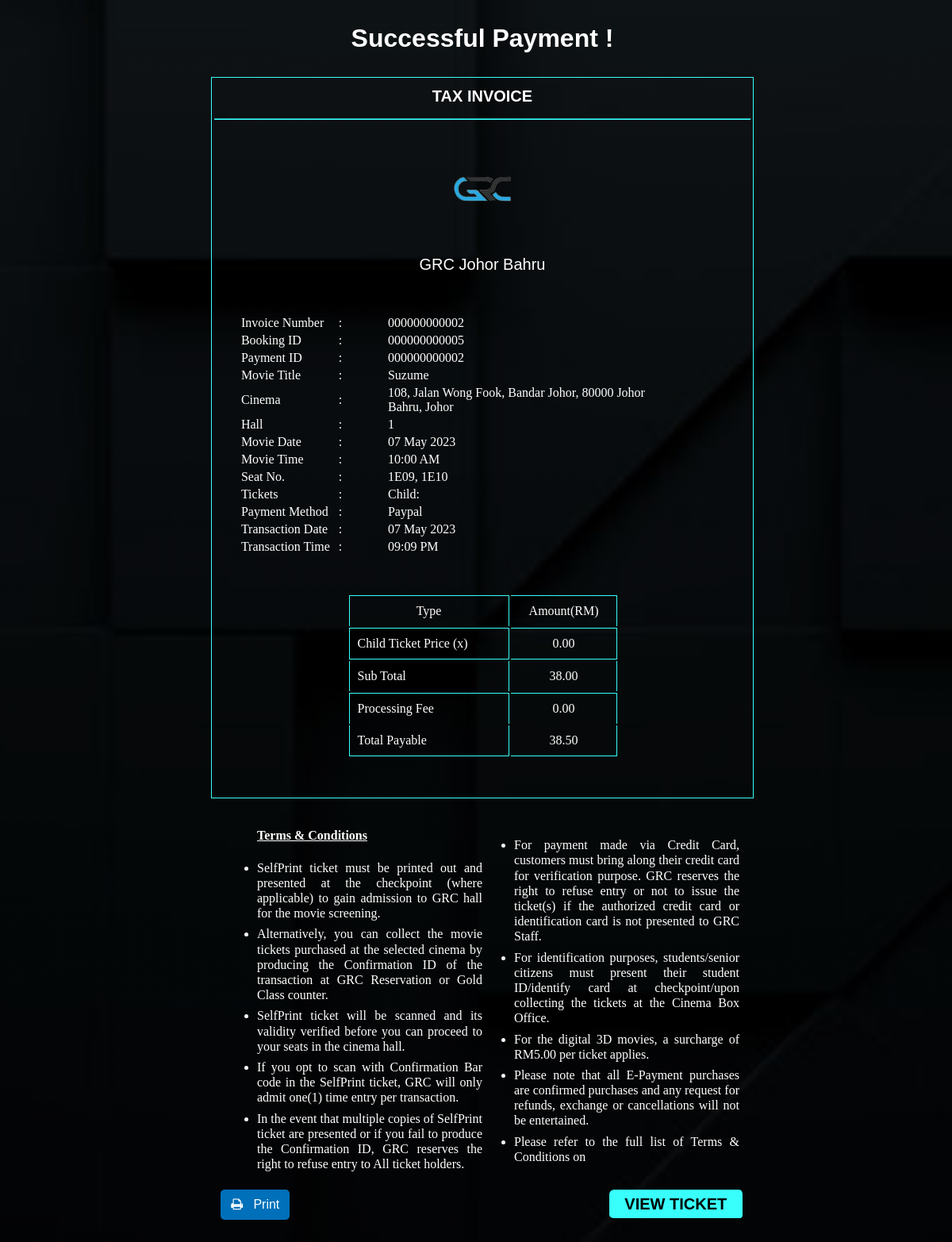
The page /Payment/invoice.php (signed in) on the database its author committed.
### tables this page shows
CREATE TABLE `cinema` (
  `cinema_id` char(7) NOT NULL,
  `cinema_name` varchar(30) NOT NULL,
  `cinema_address` varchar(80) NOT NULL,
  `cinema_phone` varchar(20) NOT NULL
);

CREATE TABLE `invoice` (
  `invoice_id` int(12) NOT NULL,
  `payment_id` int(12) NOT NULL,
  `total_cost` double(7,2) NOT NULL,
  `amount_paid` double(7,2) NOT NULL,
  `invoice_date` date NOT NULL,
  `invoice_time` time NOT NULL
);

CREATE TABLE `movie` (
  `id` int(11) NOT NULL,
  `genre_id` int(11) NOT NULL,
  `mv_name` varchar(255) NOT NULL,
  `link1` varchar(255) NOT NULL,
  `link2` varchar(255) NOT NULL,
  `img` varchar(255) NOT NULL,
  `release_date` date NOT NULL,
  `duration` varchar(255) NOT NULL,
  `lang` varchar(255) NOT NULL,
  `director` varchar(255) NOT NULL,
  `writter` varchar(255) NOT NULL,
  `starring` varchar(255) NOT NULL,
  `music` varchar(255) NOT NULL,
  `country` varchar(255) NOT NULL,
  `meta_description` varchar(500) NOT NULL,
  `childTicket_Price` double(5,2) NOT NULL,
  `adultTicket_Price` double(5,2) NOT NULL
);

CREATE TABLE `hall` (
  `hall_id` int(11) NOT NULL,
  `cinema_id` char(7) NOT NULL
);

CREATE TABLE `ticket` (
  `ticket_id` int(20) NOT NULL,
  `booking_id` int(12) DEFAULT NULL,
  `movie_id` int(10) NOT NULL,
  `seat_id` varchar(11) NOT NULL,
  `hall_id` int(11) NOT NULL,
  `ticket_type` varchar(25) NOT NULL,
  `ticket_price` double(5,2) NOT NULL,
  `movie_date` date NOT NULL,
  `movie_time` time NOT NULL,
  `ticket_status` varchar(25) NOT NULL
);

CREATE TABLE `payment` (
  `payment_id` int(12) NOT NULL,
  `booking_id` int(16) NOT NULL,
  `cust_id` int(20) NOT NULL,
  `payment_method` varchar(30) NOT NULL,
  `payment_amount` double(7,2) NOT NULL,
  `payment_date` date NOT NULL,
  `payment_time` time NOT NULL
);

CREATE TABLE `booking` (
  `booking_id` int(16) NOT NULL,
  `user_id` int(100) NOT NULL,
  `adultTicket_qty` int(100) NOT NULL,
  `childTicket_qty` int(100) NOT NULL,
  `total_price` double(7,2) NOT NULL,
  `processing_fee` double(4,2) NOT NULL,
  `booking_date` date NOT NULL,
  `booking_time` time NOT NULL,
  `booking_status` varchar(30) NOT NULL
);

### Payment/invoice.php (the view, shortened to what this page needs)
<?php
$childTicket_Qty = $_SESSION['childQty'];
$adultTicket_Qty = $_SESSION['adultQty'];
$con = new mysqli(DB_HOST, DB_USER, DB_PASS, DB_NAME);
$sql = "SELECT * FROM TICKET T, BOOKING B, PAYMENT P, MOVIE M, HALL H, CINEMA C, INVOICE I
        WHERE T.BOOKING_ID = B.BOOKING_ID
        AND B.BOOKING_ID = P.BOOKING_ID
        AND T.BOOKING_ID = P.BOOKING_ID
        AND T.MOVIE_ID = M.ID
        AND T.HALL_ID = H.HALL_ID
        AND H.CINEMA_ID = C.CINEMA_ID
        AND I.PAYMENT_ID = P.PAYMENT_ID
        AND B.BOOKING_ID = ?";
$stmt = $con->prepare($sql);
$stmt->bind_param('i', $_SESSION['booking_id']);
$stmt->execute();
$result = $stmt->get_result();
while($rows = mysqli_fetch_assoc($result)){
    $row[] = array(
        'cinema_name'        =>   $rows['cinema_name'],
        'invoice_no'         =>   $rows['invoice_id'],
        'payment_id'         =>   $rows['payment_id'],
        'movie_name'         =>   $rows['mv_name'],
        'cinema_location'    =>   $rows['cinema_address'],
        'hall_id'            =>   $rows['hall_id'],
        'movie_date'         =>   $rows['movie_date'],
        'movie_time'         =>   $rows['movie_time'],
        'seats'              =>   $rows['seat_id'],
        'payment_method'     =>   $rows['payment_method'],
        'adultTicket_Price'  =>   $rows['adultTicket_Price'],
        'childTicket_Price'  =>   $rows['childTicket_Price'],
        'subTotal'           =>   $rows['total_price'],
        'total'              =>   $rows['payment_amount'],
        'transaction_date'   =>   $rows['payment_date'],
        'transaction_time'   =>   $rows['payment_time']
    );
}
?>
<!DOCTYPE html>
<html lang="en">
<head>
    <link href="css/invoice.css" rel="stylesheet" type="text/css"/>
    <link rel="stylesheet" href="https://cdnjs.cloudflare.com/ajax/libs/font-awesome/4.7.0/css/font-awesome.min.css">
</head>
<body>
    <h1>Successful Payment !</h1>
    <form action="invoice.php" method="POST">
        <div class="invoice-container">
            <div id="container" class="flex">
                <table class="invoice">
                    <thead>
                        <tr class="header">
                            <td colspan="3">TAX INVOICE</td>
                        </tr>
                        <tr>
                            <td colspan="3">
                                <hr>
                            </td>
                        </tr>
                    </thead>
                    <tbody>
                        <tr>
                            <td class="logo" colspan="3"><img src="images/GRC logo.png" alt="" width="150px" id='img' /></td>
                        </tr>
                        <tr>
                            <td class="logo" colspan="3" style="padding-bottom: 50px;"><?php echo $row[0]['cinema_name']; ?></td>
                        </tr>
                        <tr>
                            <td class="title">Invoice Number</td>
                            <td class="colon">:</td>
                            <td class="details"><?php echo str_pad($row[0]['invoice_no'], 12, '0', STR_PAD_LEFT); ?></td>
                        </tr>
                        <tr>
                            <td class="title">Booking ID</td>
                            <td class="colon">:</td>
                            <td class="details"><?php echo str_pad($_SESSION['booking_id'], 12, '0', STR_PAD_LEFT); ?></td>
                        </tr>
                        <tr>
                            <td class="title">Payment ID</td>
                            <td class="colon">:</td>
                            <td class="details"><?php echo str_pad($row[0]['payment_id'], 12, '0', STR_PAD_LEFT); ?></td>
                        </tr>
                        <tr>
                            <td class="title">Movie Title</td>
                            <td class="colon">:</td>
                            <td class="details"><?php echo $row[0]['movie_name']; ?></td>
                        </tr>
                        <tr>
                            <td class="title">Cinema</td>
                            <td class="colon">:</td>
                            <td class="details" id="detail"><?php echo $row[0]['cinema_location']; ?></td>
                        </tr>
                        <tr>
                            <td class="title">Hall</td>
                            <td class="colon">:</td>
                            <td class="details"><?php echo $row[0]['hall_id']; ?></td>
                        </tr>
                        <tr>
                            <td class="title">Movie Date</td>
                            <td class="colon">:</td>
                            <td class="details"><?php echo date("d M Y", strtotime($row[0]['movie_date'])); ?></td>
                        </tr>
                        <tr>
                            <td class="title">Movie Time</td>
                            <td class="colon">:</td>
                            <td class="details"><?php echo date("h:i A", strtotime($row[0]['movie_time'])); ?></td>
                        </tr>
                        <tr>
                            <td class="title">Seat No.</td>
                            <td class="colon">:</td>
                            <td class="details"><?php echo implode(', ', array_column($row, 'seats')); ?></td>
                        </tr>
                        <tr>
                            <td class="title">Tickets</td>
                            <td class="colon">:</td>
                            <?php
                            if($adultTicket_Qty > 0 && $childTicket_Qty > 0){
                                echo "<td class='details'>Adult: $adultTicket_Qty &nbsp;&nbsp;&nbsp;&nbsp;&nbsp;&nbsp;&nbsp; Child: $childTicket_Qty</td>";
                            }
                            else if($adultTicket_Qty > 0){
                                echo "<td class='details'>Adult: $adultTicket_Qty</td>";
                            }
                            else {
                                echo "<td class='details'>Child: $childTicket_Qty</td>";
                            }
                            ?>
                        </tr>
                        <tr>
                            <td class="title">Payment Method</td>
                            <td class="colon">:</td>
                            <td class="details"><?php echo $row[0]['payment_method']; ?></td>
                        </tr>
                        <tr>
                            <td class="title">Transaction Date</td>
                            <td class="colon">:</td>
                            <td class="details"><?php echo date("d M Y", strtotime($row[0]['transaction_date'])); ?></td>
                        </tr>
                        <tr class="bottom">
                            <td class="title">Transaction Time</td>
                            <td class="colon">:</td>
                            <td class="details"><?php echo date("h:i A", strtotime($row[0]['transaction_time'])); ?></td>
                        </tr>
                    </tbody>
                    <tfoot class="table">
                        <tr>
                            <td style="text-align: center;">Type</td>
                            <td>Amount(RM)</td>
                        </tr>
                            <?php
                            if($adultTicket_Qty > 0 && $childTicket_Qty > 0){
                                echo "<tr>";
                                echo "<td>Adult Ticket Price (x$adultTicket_Qty)</td>";
                                echo "<td>".number_format($adultTicket_Qty * $row[0]['adultTicket_Price'], 2)."</td>";
                                echo "</tr>";
                                echo "<tr>";
                                echo "<td>Child Ticket Price (x$childTicket_Qty)</td>";
                                echo "<td>".number_format($childTicket_Qty * $row[0]['childTicket_Price'], 2)."</td>";
                                echo "</tr>";
                            }
                            else if($adultTicket_Qty > 0){
                                echo "<tr>";
                                echo "<td style='border-bottom: 1px solid #38FFFC'>Adult Ticket Price (x$adultTicket_Qty)</td>";
                                echo "<td style='border-bottom: 1px solid #38FFFC'>".number_format($adultTicket_Qty * $row[0]['adultTicket_Price'], 2)."</td>";
                                echo "</tr>";
                            }
                            else{
                                echo "<tr>";
                                echo "<td style='border-bottom: 1px solid #38FFFC'>Child Ticket Price (x$childTicket_Qty)</td>";
                                echo "<td style='border-bottom: 1px solid #38FFFC'>".number_format($childTicket_Qty * $row[0]['childTicket_Price'], 2)."</td>";
                                echo "</tr>";
                            }
                            ?>
                        <tr>
                            <td>Sub Total</td>
                            <td><?php echo number_format($row[0]['subTotal'], 2) ?></td>
                        </tr>
                        <tr>
                            <td>Processing Fee</td>
                            <td><?php echo number_format($_SESSION['processing_fee'], 2) ?></td>
                        </tr>
                        <tr>
                            <td>Total Payable</td>
                            <td><?php echo number_format($row[0]['total'], 2) ?></td>
                        </tr>
                    </tfoot>
                </table>
                <div class="terms-container">
                    <ul class="terms1">
                        <li><h4>Terms & Conditions</h4></li>
                        <li>SelfPrint ticket must be printed out and presented at the checkpoint (where applicable) to gain admission to GRC hall for the movie screening.</li>
                        <li>Alternatively, you can collect the movie tickets purchased at the selected cinema by producing the Confirmation ID of the transaction at GRC Reservation or Gold Class counter.</li>
                        <li>SelfPrint ticket will be scanned and its validity verified before you can proceed to your seats in the cinema hall.</li>
                        <li>If you opt to scan with Confirmation Bar code in the SelfPrint ticket, GRC will only admit one(1) time entry per transaction.</li>
                        <li>In the event that multiple copies of SelfPrint ticket are presented or if you fail to produce the Confirmation ID, GRC reserves the right to refuse entry to All ticket holders.</li>
                    </ul>
                    <ul class="terms2">
                        <li>For payment made via Credit Card, customers must bring along their credit card for verification purpose. GRC reserves the right to refuse entry or not to issue the ticket(s) if the authorized credit card or identification card is not presented to GRC Staff.</li>
                        <li>For identification purposes, students/senior citizens must present their student ID/identify card at checkpoint/upon collecting the tickets at the Cinema Box Office.</li>
                        <li>For the digital 3D movies, a surcharge of RM5.00 per ticket applies.</li>
                        <li>Please note that all E-Payment purchases are confirmed purchases and any request for refunds, exchange or cancellations will not be entertained.</li>
                        <li>Please refer to the full list of Terms & Conditions on </li>
                    </ul>
                </div>
            </div>
        </div>
        <div class="button-container">
            <button type="submit" id="print" name="print"><i class="fa fa-print"></i> &nbsp; Print</button>
            <button type="button" id="viewTicket" onclick="location='ticket.php'">VIEW TICKET</button>
        </div>
    </form>

### Payment/css/invoice.css (style rules this page uses)
body { background-image: -webkit-linear-gradient(rgba(0,0,0,0.3), rgba(0,0,0,0.3)), url("../../image/signup_background.png"); background-size: cover; background-repeat: no-repeat; background-position: center center; width: 100%; min-height: 100vh; color: white; overflow-x: hidden; }
h1 { color: white; text-align: center; margin: 30px 0; font-family: Arial; }
.invoice-container { display: flex; justify-content: center; align-items: center; width: 60%; margin: auto; }
.invoice { margin: auto; padding-bottom: 50px; position: relative; border: 1px solid #38FFFC; width: 95%; }
.header td { font: bold 20px Helvetica; text-align: center; padding-top: 10px; padding-bottom: 5px; }
thead hr { border-color: #38FFFC; }
tbody { margin: auto; }
tbody .logo { text-align: center; font: 20px 'Trajan Pro', sans-serif; }
.invoice .title { position: relative; left: 5%; width: 20%; }
.invoice .colon { width: 3%; position: relative; left: -7%; }
.invoice .details { position: relative; left: -18%; }
.bottom td { padding-bottom: 50px; }
tfoot { position: relative; left: 25%; }
.table td:nth-child(odd) { width: 30%; padding: 10px 10px; border-top: 1px solid #38FFFC; border-left: 1px solid #38FFFC; border-right: 1px solid #38FFFC; }
.table td:nth-child(even) { width: 20%; padding: 10px 10px; text-align: center; border-top: 1px solid #38FFFC; border-right: 1px solid #38FFFC; }
.table tr:nth-child(3) td { border-top: none; }
.table tr:nth-child(5) td { border-top: none; }
.table tr:last-child td { border-bottom: 1px solid #38FFFC; }
.terms-container { display: flex;; justify-content: center; align-items: center; width: 90%; margin: auto; }
ul { flex-basis: 50%; }
ul.terms1 li:first-of-type { color: white; list-style-type: none; text-decoration: underline; padding-bottom: 0; }
ul li { width: 100%; text-align: justify; line-height: 1.2; padding-bottom: 7px; }
.terms2 { margin-top: 40px; }
.button-container { display: flex; justify-content: space-between; width: 55%; margin: auto; margin-bottom: 50px; }
#print { background-color: #0070ba; color: #fff; border: none; padding: 10px 2%; font-size: 16px; cursor: pointer; border-radius: 5px; transition: background-color 0.5s; }
#viewTicket { color: black; background-color: #38FFFC; font: bold 20px sans-serif; padding: 0 3%; border-radius: 6px; border-top: none; border-left: none; transition: all 0.5s; }

### rows shown on the page
cinema: cinema_name "GRC Johor Bahru", cinema_address "108, Jalan Wong Fook, Bandar Johor, 80000 Johor Bahru, Johor"
invoice: payment "000000000002"
movie: mv_name "Suzume", $childTicket_Qty*$row[0]['childTicket_Price'] "0.00"
hall: hall_id "1"
ticket: movie_date "07 May 2023", movie_time "10:00 AM"
payment: payment_method "Paypal", payment_time "09:09 PM"
booking: total_price "38.00"

### other values the page prints
str_pad($row[0]['invoice_no'], 12, '0', STR_PAD_LEFT) "000000000002"
str_pad($_SESSION['booking_id'], 12, '0', STR_PAD_LEFT) "000000000005"
implode(', ', array_column($row, 'seats')) "1E09, 1E10"
date("d M Y", strtotime($row[0]['transaction_date'])) "07 May 2023"
$_SESSION['processing_fee'] "0.00"
$row[0]['total'] "38.50"
